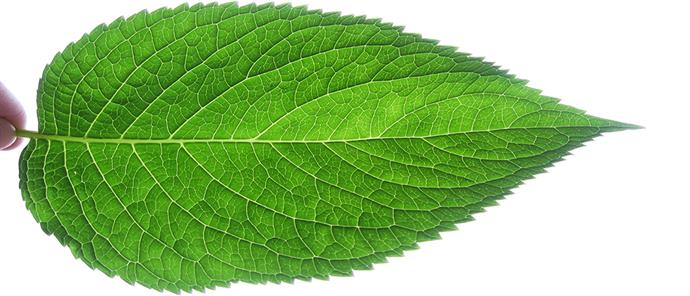
%> input picture Descriptors/leaf.jpg, 690 x 296 px
$ octave --eval "result = fdescriptors(imread('leaf.jpg'));"   (GNU Octave 9; MATLAB toolbox functions it lacks are replaced by stand-ins)
%> lines starting %> are read from the running program, lines starting %| are printed output that depends on the picture
### Descriptors/convolve.m
function [ A ] = convolve( a, h )
a = double(a);
h = double(h);
	d = floor(size(h,1)/2);
	a = padarray(a, [d d], 'replicate');
	[N1, N2] = size(a);
	A = zeros(N1, N2);

	for row=1+d : 1 : N1-d
		for col=1+d : 1 : N2-d
			s = a(row-d:row+d, col-d:col+d) .* h;
			A(row, col) = sum( s(:) );
		end
	end
	A = A(1+d:end-d, 1+d:end-d);
end

### Descriptors/fdescriptors.m
function [c,I] = fdescriptors(I)
%Segmentation sthn eikona, prokeimenou to fyllo na einai mauro kai to
%background leuko. Etsi, mporoume efarmozontas tis antistoixes maskes sobel
%kata thn orizontia kai ka8eth dieu8unsh, kai pairnontas thn tetragwnikh
%riza tou tetragwnou twn a8roismatwn tous, na krathsoume mono to perigramma
%tou fyllou
    T=241;
    I(I>T)=255;
    I(I<T)=0;

    sobelH = [-1 -2 -1 ;  0 0 0 ;  1 2 1];
    sobelV = [-1  0  1 ; -2 0 2 ; -1 0 1];

    sH = convolve( I, sobelH );
    sV = convolve( I, sobelV );
    s=(sH.^2+sV.^2).^0.5;
    figure;
    imshow(s), title('Sobel');


    s(s>0)=1;
    I=s;


    % Find a starting point on the boundary
    [x, y] = find(I~=0);

    schema = bwtraceboundary(I, [x(1), y(1)],'E',8,Inf,'clockwise');

    for i=1:length(schema)
         c(i) = schema(i,2) + 1i*schema(i,1);
    end

end
%> in fdescriptors, `I(I<T)=0;`:
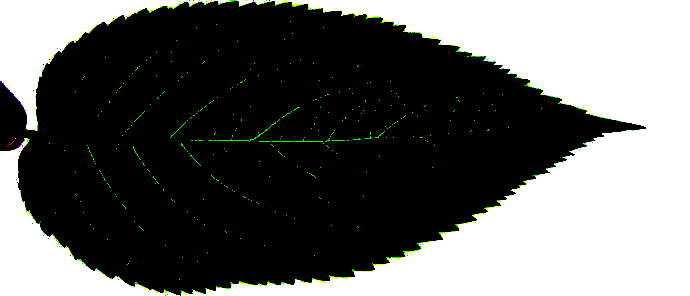
%> I: size 296x690x3 uint8; mean R, G, B 100.5, 102, 99.9
%> in convolve, `a = padarray(a, [d d], 'replicate');`:
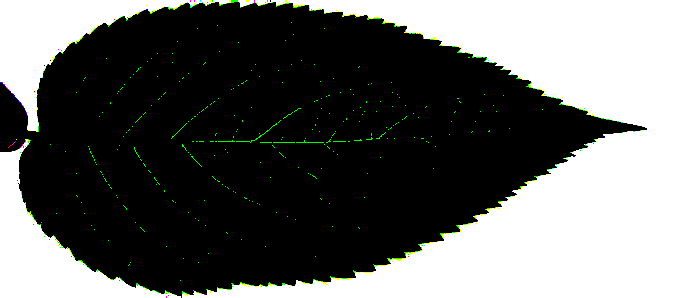
%> a: size 298x692x3 double; mean R, G, B 101.9, 103.4, 101.3
%> after the loop in convolve, `for row=1+d : 1 : N1-d`:
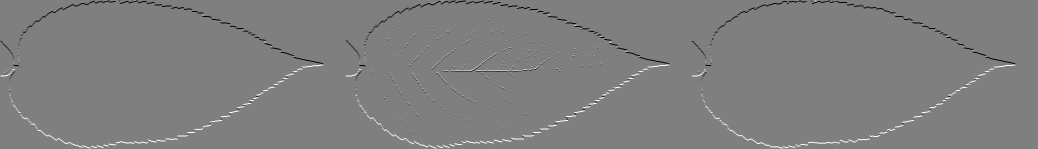
%> A: size 298x2076 double (shown at 1/2 size); min -1020, max 1020, mean 0.1; drawn with min black and max white
%> call 2 of convolve, with h = [-1 0 1; -2 0 2; -1 0 1]
%> after the loop in convolve (call 2), `for row=1+d : 1 : N1-d`:
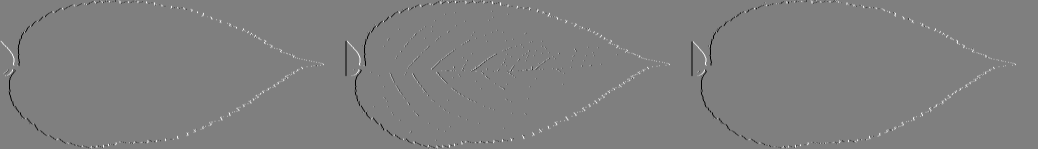
%> A: size 298x2076 double (shown at 1/2 size); min -1020, max 1020, mean 0.2; drawn with min black and max white
%> in fdescriptors, `s=(sH.^2+sV.^2).^0.5;`:
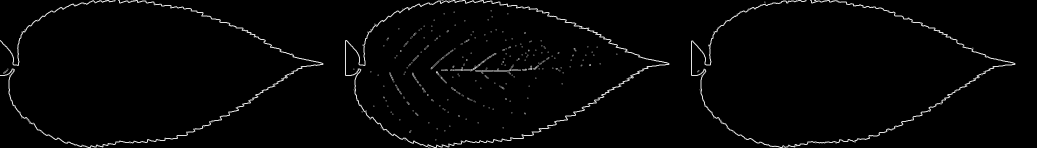
%> s: size 296x2074 double (shown at 1/2 size); min 0, max 1140.4, mean 22.5; drawn with min black and max white
%> in fdescriptors, `imshow(s)`:
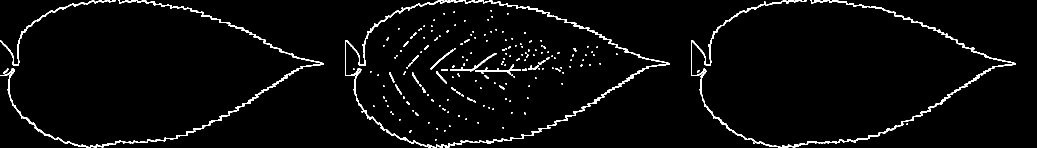
%> displayed picture: size 296x2074, on the screen's scale of 0 to 255 (shown at 1/2 size); 3% white in thin lines or dots
%> in fdescriptors, `s(s>0)=1;`:
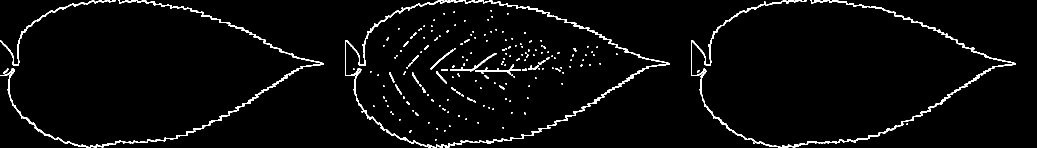
%> s: size 296x2074 double (shown at 1/2 size); values 0 (black) and 1 (white), 3% white in thin lines or dots
%> in fdescriptors, `[x, y] = find(I~=0);`: x = 18638 values from 1 to 296; y = 18638 values from 1 to 2031
%> in fdescriptors, `schema = bwtraceboundary(I, [x(1), y(1)],'E',8,Inf,'clockwise');`: schema = 666 rows, first 12: [81 1; 81 2; 82 3; 83 4; 84 5; 85 6; 86 6; 87 7; 88 8; 89 9; 90 10; 90 11]
